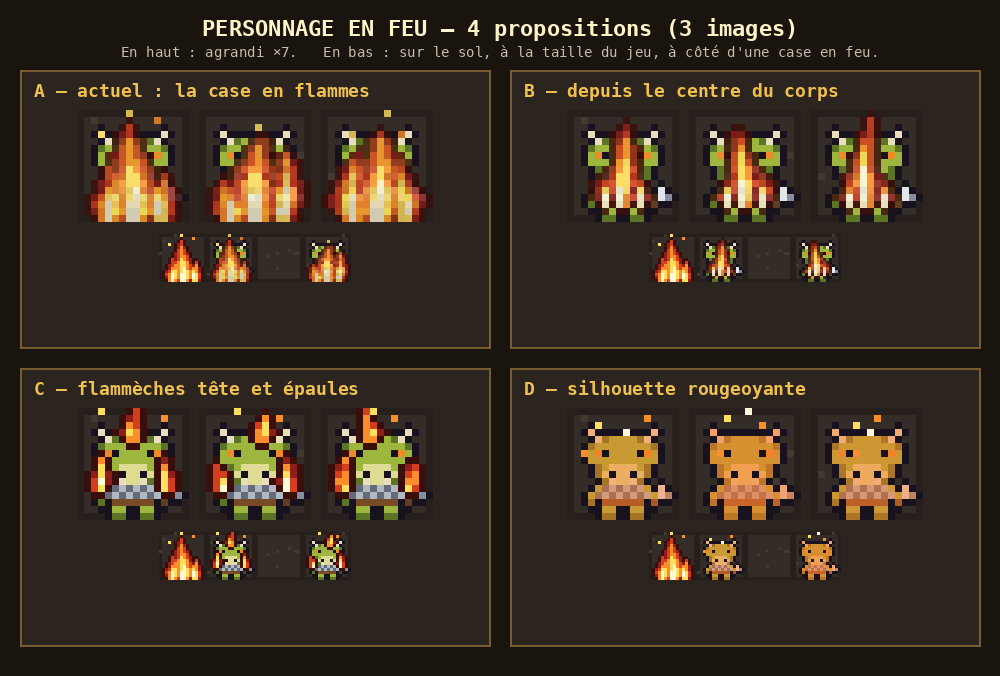

Here is the Python script that generated this plot:
"""Personnage en feu : 4 propositions (Thomas, 2026-11-12 : « prévoir une option quand un perso crame,
peut-être un feu depuis le centre de la tuile »). Flammes du feu C. python3 art/perso_feu_v1.py → art/perso_feu_v1.png"""
import re
from PIL import Image, ImageDraw
from pix import font, up
from flammes_v1 import render, tongue, langues_stage, floor_tile, YEL, ORA, WHI, RED

SRC = open("../src/render/sprites/schrat.ts").read()
PAL = dict(re.findall(r'(\w): "(#[0-9a-f]{6})"', SRC.split("SCHRAT_PALETTE")[1].split("};")[0]))
ROWS = re.findall(r'"([^"]*)"', SRC.split("idleDown: [")[1].split("],")[0])[:16]


def kobold(tint=None):
    im = Image.new("RGBA", (16, 16), (0, 0, 0, 0))
    for y, r in enumerate(ROWS):
        for x, c in enumerate(r):
            if c in PAL:
                col = tuple(int(PAL[c][i:i + 2], 16) for i in (1, 3, 5))
                if tint and c not in "OK":
                    t, k = tint
                    col = tuple(int(a * (1 - k) + b * k) for a, b in zip(col, t))
                im.putpixel((x, y), col + (255,))
    return im


def fade(im, a):
    im = im.copy()
    im.putalpha(im.getchannel("A").point(lambda v: int(v * a)))
    return im


def opt_a(f):
    """Actuel : la case de flammes entière, à demi transparente, par-dessus."""
    base = kobold()
    base.alpha_composite(fade(langues_stage(f, 1), 0.8))
    return base


def opt_b(f):
    """Depuis le centre : une flamme qui part du ventre et monte au-dessus de la tête ; les pieds et le visage restent lisibles."""
    base = kobold()
    fl = render(lambda x, y: max(tongue(x, y, 7.8, 13.5, 0.5 + [0, 1, 0.5][f], 2.3, 0.9, f),
                                 tongue(x, y, 5.5, 13.5, 9 + f % 2, 1.3, 0.6, f + 1),
                                 tongue(x, y, 10.5, 13.5, 8.5 + (f + 1) % 2, 1.3, 0.6, f + 2)))
    base.alpha_composite(fade(fl, 0.85))
    return base


def opt_c(f):
    """Flammèches sur la tête et les épaules : petites langues aux bords du corps, le personnage reste entier."""
    base = kobold()
    sparks = [(3 + 2 * f, 0, YEL), (12 - f, 1, ORA)]
    fl = render(lambda x, y: max(tongue(x, y, 3.2, 12, 6.5 + f % 2, 1.4, 0.6, f),
                                 tongue(x, y, 12.8, 12, 6 + (f + 1) % 2, 1.4, 0.6, f + 1),
                                 tongue(x, y, 8 + [0, 1, -1][f], 4.5, 0.2, 1.6, 0.6, f + 2)), sparks=sparks)
    base.alpha_composite(fl)
    return base


def opt_d(f):
    """Silhouette rougeoyante : le personnage passe à l'orange et vacille, quelques braises montent ; pas de grande flamme."""
    k = [0.45, 0.6, 0.5][f]
    base = kobold(((255, 120, 40), k))
    d = ImageDraw.Draw(base)
    for (x, y, c) in [(4 + f, 2 - f % 2, YEL), (11 - f, 1 + f % 2, ORA), (8, 0 if f == 1 else 3, WHI), (2 + 2 * f, 6, ORA)]:
        d.point((x, y), fill=c + (255,))
    return base


OPTS = [("A — actuel : la case en flammes", opt_a), ("B — depuis le centre du corps", opt_b),
        ("C — flammèches tête et épaules", opt_c), ("D — silhouette rougeoyante", opt_d)]

S = 7
cardW, cardH = 470, 16 * S + 48 * 2 + 70
W = 2 * cardW + 60
H = 70 + 2 * (cardH + 20) + 10
sheet = Image.new("RGB", (W, H), (26, 20, 14))
d = ImageDraw.Draw(sheet)
d.text((W // 2, 28), "PERSONNAGE EN FEU — 4 propositions (3 images)", fill=(255, 243, 200), font=font(22), anchor="mm")
d.text((W // 2, 52), "En haut : agrandi ×7.   En bas : sur le sol, à la taille du jeu, à côté d'une case en feu.", fill=(200, 190, 170), font=font(14, False), anchor="mm")
for i, (name, fn) in enumerate(OPTS):
    cx = 20 + (i % 2) * (cardW + 20)
    cy = 70 + (i // 2) * (cardH + 20)
    d.rectangle((cx, cy, cx + cardW, cy + cardH), fill=(44, 36, 30), outline=(120, 92, 48), width=2)
    d.text((cx + 14, cy + 10), name, fill=(240, 192, 80), font=font(18))
    x = cx + (cardW - (3 * 16 * S + 20)) // 2
    for f in range(3):
        bg = floor_tile(f, 0)
        bg.alpha_composite(fn(f))
        sheet.paste(up(bg, S).convert("RGB"), (x, cy + 40))
        x += 16 * S + 10
    strip = Image.new("RGBA", (16 * 4, 16))
    for t in range(4):
        strip.paste(floor_tile(t, 1), (t * 16, 0))
    strip.alpha_composite(langues_stage(0, 1), (0, 0))
    strip.alpha_composite(fn(0), (16, 0))
    strip.alpha_composite(fn(1), (48, 0))
    big = up(strip, 3)
    sheet.paste(big.convert("RGB"), (cx + (cardW - big.width) // 2, cy + 52 + 16 * S))
sheet.save("perso_feu_v1.png")
print("perso_feu_v1.png", sheet.size)
